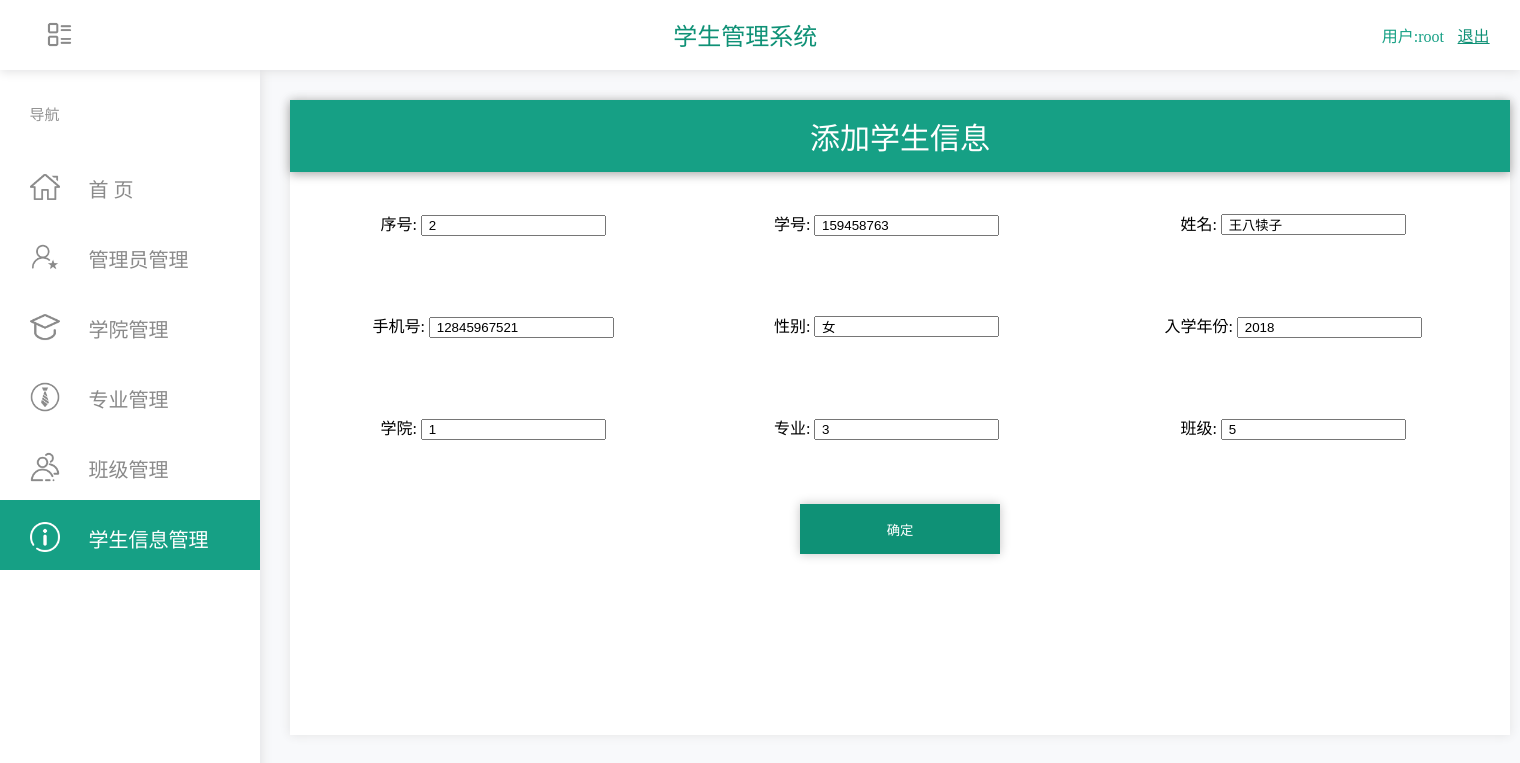
/php/inserta.php?id=2 (signed in), run on the app's committed database.
### tables this page shows
CREATE TABLE `student`  (
  `id` int(11) NOT NULL AUTO_INCREMENT COMMENT 'id',
  `student_num` varchar(11) NULL DEFAULT NULL COMMENT '学号',
  `name` varchar(30) NULL DEFAULT NULL COMMENT '姓名',
  `phone_number` varchar(30) NULL DEFAULT NULL COMMENT '手机号',
  `sex` enum('男','女') NULL DEFAULT NULL COMMENT '性别',
  `year` varchar(30) NULL DEFAULT NULL COMMENT '入学年份',
  `college_id` int(30) NULL DEFAULT NULL COMMENT '学院id',
  `major_id` int(30) NULL DEFAULT NULL COMMENT '专业id',
  `class_id` int(30) NULL DEFAULT NULL COMMENT '班级id',
  `c_time` varchar(30) NULL DEFAULT NULL COMMENT '创建时间',
  `u_time` varchar(30) NULL DEFAULT NULL COMMENT '修改时间',
  `delete_flag` enum('1','0') NULL DEFAULT '1',
  PRIMARY KEY (`id`) USING BTREE
);

### php/inserta.php (the view, shortened to what this page needs)
<!doctype html>
<?php
$idd = $_GET['id'];
$serve = 'localhost:3306';
$username = 'root';
$password = 'root';
$dbname = 'school';
$link = mysqli_connect($serve, $username, $password, $dbname);
mysqli_set_charset($link, 'UTF-8');
$ming = 'select * from student where id=' . $idd;
$result = mysqli_query($link, $ming);
$row = mysqli_fetch_array($result);
?>
<html>
<head>
    <link href="../css/modify.css" rel="stylesheet" type="text/css">
    <link href="../css/base.css" rel="stylesheet" type="text/css">
</head>
<body>
    <div id="head">
        <img id="img_head" src="../img/lie.png">
        <div id="logo">
            <p id="logo-text">学生管理系统</p>
        </div>
        <p id="user-text"><?php echo "用户:" . $_SESSION['username']; ?> </p>
        <a id="exit-text" href="login.php">退出</a>
    </div>
    <div id="nav">
        <p id="text_nav">导航</p>
        <div id="menu">
            <a id="menu-u0" href="../index.php">
                <img id="img-u0" src="../img/u0-0.png"></img>
                <p id="text-u0">首 页</p>
            </a>
            <a id="menu-u1" href="../admin.php">
                <img id="img-u1" src="../img/u1-1.png"></img>
                <p id="text-u1">管理员管理</p>
            </a>
            <a id="menu-u2" href="../college.php">
                <img id="img-u2" src="../img/u2-2.png"></img>
                <p id="text-u2">学院管理</p>
            </a>
            <a id="menu-u3" href="../major.php">
                <img id="img-u3" src="../img/u3-3.png"></img>
                <p id="text-u3">专业管理</p>
            </a>
            <a id="menu-u4" href="../class.php">
                <img id="img-u4" src="../img/u4-4.png"></img>
                <p id="text-u4">班级管理</p>
            </a>
            <a id="menu-u5" href="../student.php">
                <img id="img-u5" src="../img/u5.png"></img>
                <p id="text-u5">学生信息管理</p>
            </a>
        </div>
    </div>
    <div id="con">
        <form method="post" action="insert.php">
            <table>
                <tr>
                    <td colspan="3" id="tda"> 添加学生信息 </td>
                </tr>
                <tr>
                    <td>序号: <input readonly="readonly" name="id" type="text" value=" <?php echo $row['id']; ?> "></td>
                    <td>学号: <input name="student_num" type="text" value=" <?php echo $row['student_num']; ?> "></td>
                    <td>姓名: <input name="name" type="text" value=" <?php echo $row['name']; ?> "></td>
                </tr>
                <tr>
                    <td>手机号: <input name="phone_number" type="text" value=" <?php echo $row['phone_number']; ?> "></td>
                    <td>性别: <input name="sex" type="text" value=" <?php echo $row['sex']; ?> "></td>
                    <td>入学年份: <input name="year" type="text" value=" <?php echo $row['year']; ?> "></td>
                </tr>
                <tr>
                    <td>学院: <input name="college_id" type="text" value=" <?php echo $row['college_id']; ?> "></td>
                    <td>专业: <input name="major_id" type="text" value=" <?php echo $row['major_id']; ?> "></td>
                    <td>班级: <input name="class_id" type="text" value=" <?php echo $row['class_id']; ?> "></td>
                </tr>
                <tr>
                    <td colspan="3">
                        <input type="submit" value="确定">
                    </td>
                </tr>
            </table>
        </form>
    </div>
</body>
</html>

### css/modify.css (style rules this page uses)
#menu { position: absolute; background-color: #54DAEB; width: 260px; height: 420px; top: 150px; left: 0px; }
#menu-u0 { position: absolute; background-color: #ffffff; width: 260px; height: 70px; top: 0px; left: 0px; }
#menu-u1 { position: absolute; background-color: #ffffff; width: 260px; height: 70px; top: 70px; left: 0px; }
#menu-u2 { position: absolute; background-color: #ffffff; width: 260px; height: 70px; top: 140px; left: 0px; }
#menu-u3 { position: absolute; background-color: #ffffff; width: 260px; height: 70px; top: 210px; left: 0px; }
#menu-u4 { position: absolute; background-color: #ffffff; width: 260px; height: 70px; top: 280px; left: 0px; }
#menu-u5 { position: absolute; background-color: #16a085; width: 260px; height: 70px; top: 350px; left: 0px; }
#img-u0,#img-u1,#img-u2,#img-u3,#img-u4,#img-u5 { position: absolute; width: 30px; height: 30px; top: 31%; left: 30px; }
#text-u5 { position: absolute; color: #ffffff; font-size: 20px; top: 6%; left: 34%; }
#text-u1,#text-u2,#text-u3,#text-u4,#text-u0 { position: absolute; color: #8a8a8a; font-size: 20px; top: 6%; left: 34%; }
#tda { height:70px; background-color: #16a085; font-size: 30px; color: #ffffff; box-shadow: 0px 2px 10px #a4a4a4; }
table { border-collapse:collapse; width:100%; }
td { height:100px; vertical-align:center; text-align:center; }
input[type=submit],#button { color: #ffffff; border: none; background-color: #0f9176; width: 200px; height: 50px; box-shadow: 0px 0px 10px #c4c4c4; }

### css/base.css (style rules this page uses)
body { background-color: #f8f9fb; }
#head { background-color: #ffffff; position: absolute; top: 0px; left: 0px; height: 70px; width: 100%; box-shadow: 0px 2px 10px #e2e2e3; z-index: 100; }
#img_head { position: absolute; width: 27px; height: 27px; top: 30%; left: 3%; }
#logo { position: absolute; background-color: #ffffff; width: 260px; height: 60px; top: 5px; left: 41%; }
#logo-text { font-size: 24px; color: #0f9176; position: absolute; left: 50px; top: -20%; }
#user-text { color: #16a085; position: absolute; right: 5%; top: 10%; }
#exit-text { color: #0f9176; position: absolute; right: 2%; top: 33%; }
#nav { position: absolute; background-color: #ffffff; width: 260px; height: 100%; top: 0px; left: 0px; box-shadow: 2px 0px 10px #e2e2e3; z-index: 98; }
#text_nav { color: #929292; font-size: 15px; position: absolute; left: 29.438px; top: 88px; }
#con { position: absolute; background-color: #ffffff; width: 1220px; height: 635px; top: 100px; left: 290px; box-shadow: 0px 0px 10px #e2e2e3; z-index: 97; }

### data on the page
student: id "2", student_num "159458763", name "王八犊子", phone_number "12845967521", sex "女", year "2018", college_id "1", major_id "3", class_id "5"

### other printed values
$_SESSION['username'] "root"
